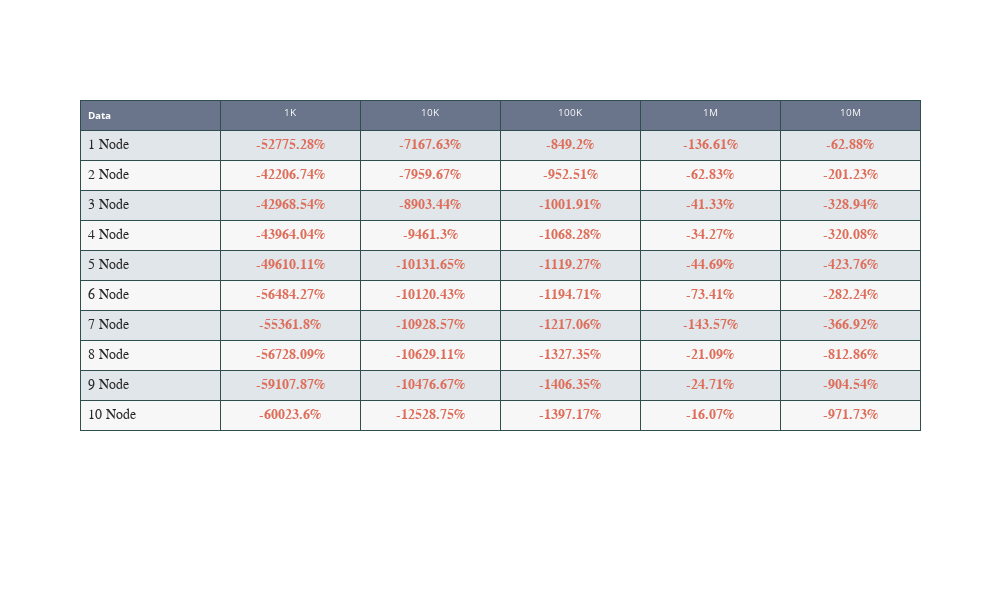

This figure's notebook cell:
### Code cell
list_1K =[]
list_10K =[]
list_100K =[]
list_1M =[]
list_10M =[]
list_avg = [[] for j in range (0,6)]
list_avg[0] = ['1 Node', '2 Node', '3 Node', '4 Node', 
            '5 Node', '6 Node', '7 Node', '8 Node', '9 Node', '10 Node']
for i in average_query_time_1K[1:]:
    list_avg[1].append(round(((rdbms1_1K["query_time"].mean()/1000)-i)/(rdbms1_1K["query_time"].mean()/1000)*100,2))

for i in average_query_time_10K[1:]:
    list_avg[2].append(round(((rdbms1_10K["query_time"].mean()/1000)-i)/(rdbms1_10K["query_time"].mean()/1000)*100,2))

for i in average_query_time_100K[1:]:
    list_avg[3].append(round(((rdbms1_100K["query_time"].mean()/1000)-i)/(rdbms1_100K["query_time"].mean()/1000)*100,2))

for i in average_query_time_1M[1:]:
    list_avg[4].append(round(((rdbms1_1M["query_time"].mean()/1000)-i)/(rdbms1_1M["query_time"].mean()/1000)*100,2))

for i in average_query_time_10M[1:]:
    if (((rdbms1_10M["query_time"].mean()/1000)-i) < 0):
        list_avg[5].append(round(((rdbms1_10M["query_time"].mean()/1000)-i)/(rdbms1_10M["query_time"].mean()/1000)*100,2))
    else :
        list_avg[5].append(round(((i-rdbms1_10M["query_time"].mean()/1000))/(i)*100,2))

print(round(((rdbms1_10M["query_time"].mean()/1000)-spark10_10M["query_time"].mean()/1000)/(rdbms1_10M["query_time"].mean()/1000)*100,2))
# print(list_avg)
font_color = [[]]
print(list_avg)
font_color[0] = ['rgb(40,40,40)']
font_color[1:] = [['rgb(222, 109, 89)' if int(v) <= 0 else 'rgb(93, 175, 70)' for v in list_avg[j]] for j in range (1,6)]
list_avg = [[str(list_avg[j][i]) if j == 0 else '<b>' + str(list_avg[j][i]) + '%</b>' for i in range(0,10)] for j in range(0,6)]
print(font_color)
import plotly.graph_objects as go

headerColor = '#6a748a'
rowEvenColor = '#f7f7f7'
rowOddColor = '#e1e6ea'

fig = go.Figure(data=[go.Table(
  header=dict(
    values=['<b>Data</b>','1K', '10K', '100K', '1M', '10M'],
    line_color='darkslategray',
    fill_color=headerColor,
    align=['left','center'],
    font=dict(color='white', size=10)
  ),
  cells=dict(
    values=list_avg,
    line_color='darkslategray',
    font = dict(family="Arial", size=14, color=font_color),
    # 2-D list of colors for alternating rows
    fill_color = [[rowOddColor,rowEvenColor]*5],
    align = ['left', 'center'],
    height=30
    ))
])
fig.update_layout(width=1000, height=600)
fig.show()

### Figure 1 — Plotly figure (JSON) as saved in the notebook; plotly's stock layout.template omitted (floating-point values rounded to 4 significant figures)
{"data": [{"cells": {"align": ["left", "center"], "fill": {"color": [["#e1e6ea", "#f7f7f7", "#e1e6ea", "#f7f7f7", "#e1e6ea", "#f7f7f7", "#e1e6ea", "#f7f7f7", "#e1e6ea", "#f7f7f7"]]}, "font": {"color": [["rgb(40,40,40)"], ["rgb(222, 109, 89)", "rgb(222, 109, 89)", "rgb(222, 109, 89)", "rgb(222, 109, 89)", "rgb(222, 109, 89)", "rgb(222, 109, 89)", "rgb(222, 109, 89)", "rgb(222, 109, 89)", "rgb(222, 109, 89)", "rgb(222, 109, 89)"], ["rgb(222, 109, 89)", "rgb(222, 109, 89)", "rgb(222, 109, 89)", "rgb(222, 109, 89)", "rgb(222, 109, 89)", "rgb(222, 109, 89)", "rgb(222, 109, 89)", "rgb(222, 109, 89)", "rgb(222, 109, 89)", "rgb(222, 109, 89)"], ["rgb(222, 109, 89)", "rgb(222, 109, 89)", "rgb(222, 109, 89)", "rgb(222, 109, 89)", "rgb(222, 109, 89)", "rgb(222, 109, 89)", "rgb(222, 109, 89)", "rgb(222, 109, 89)", "rgb(222, 109, 89)", "rgb(222, 109, 89)"], ["rgb(222, 109, 89)", "rgb(222, 109, 89)", "rgb(222, 109, 89)", "rgb(222, 109, 89)", "rgb(222, 109, 89)", "rgb(222, 109, 89)", "rgb(222, 109, 89)", "rgb(222, 109, 89)", "rgb(222, 109, 89)", "rgb(222, 109, 89)"], ["rgb(222, 109, 89)", "rgb(222, 109, 89)", "rgb(222, 109, 89)", "rgb(222, 109, 89)", "rgb(222, 109, 89)", "rgb(222, 109, 89)", "rgb(222, 109, 89)", "rgb(222, 109, 89)", "rgb(222, 109, 89)", "rgb(222, 109, 89)"]], "family": "Arial", "size": 14}, "height": 30, "line": {"color": "darkslategray"}, "values": [["1 Node", "2 Node", "3 Node", "4 Node", "5 Node", "6 Node", "7 Node", "8 Node", "9 Node", "10 Node"], ["<b>-52775.28%</b>", "<b>-42206.74%</b>", "<b>-42968.54%</b>", "<b>-43964.04%</b>", "<b>-49610.11%</b>", "<b>-56484.27%</b>", "<b>-55361.8%</b>", "<b>-56728.09%</b>", "<b>-59107.87%</b>", "<b>-60023.6%</b>"], ["<b>-7167.63%</b>", "<b>-7959.67%</b>", "<b>-8903.44%</b>", "<b>-9461.3%</b>", "<b>-10131.65%</b>", "<b>-10120.43%</b>", "<b>-10928.57%</b>", "<b>-10629.11%</b>", "<b>-10476.67%</b>", "<b>-12528.75%</b>"], ["<b>-849.2%</b>", "<b>-952.51%</b>", "<b>-1001.91%</b>", "<b>-1068.28%</b>", "<b>-1119.27%</b>", "<b>-1194.71%</b>", "<b>-1217.06%</b>", "<b>-1327.35%</b>", "<b>-1406.35%</b>", "<b>-1397.17%</b>"], ["<b>-136.61%</b>", "<b>-62.83%</b>", "<b>-41.33%</b>", "<b>-34.27%</b>", "<b>-44.69%</b>", "<b>-73.41%</b>", "<b>-143.57%</b>", "<b>-21.09%</b>", "<b>-24.71%</b>", "<b>-16.07%</b>"], ["<b>-62.88%</b>", "<b>-201.23%</b>", "<b>-328.94%</b>", "<b>-320.08%</b>", "<b>-423.76%</b>", "<b>-282.24%</b>", "<b>-366.92%</b>", "<b>-812.86%</b>", "<b>-904.54%</b>", "<b>-971.73%</b>"]]}, "header": {"align": ["left", "center"], "fill": {"color": "#6a748a"}, "font": {"color": "white", "size": 10}, "line": {"color": "darkslategray"}, "values": ["<b>Data</b>", "1K", "10K", "100K", "1M", "10M"]}, "type": "table"}], "layout": {"height": 600, "width": 1000}}
